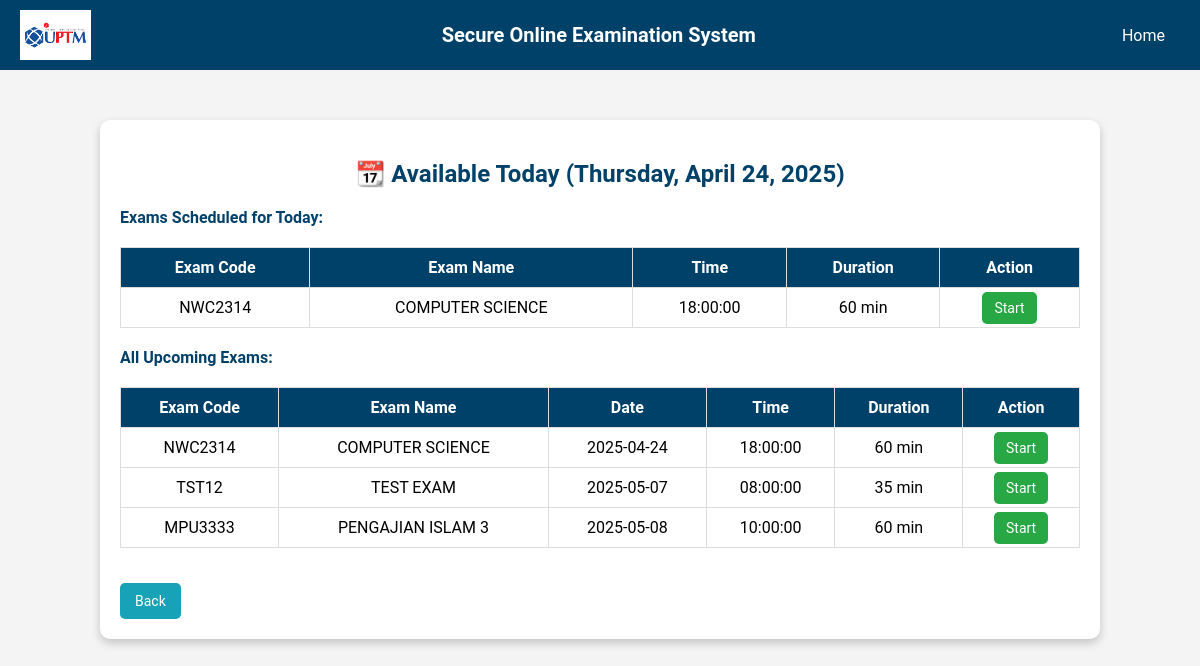
The page /available_exams.php (signed in) on the database its author committed.
### tables this page shows
CREATE TABLE `exams` (
  `exam_code` varchar(20) NOT NULL,
  `exam_name` varchar(100) NOT NULL,
  `exam_date` date NOT NULL,
  `exam_time` time NOT NULL,
  `duration` varchar(50) NOT NULL
);

### available_exams.php (the view, shortened to what this page needs)
<?php
include "db_connection.php";
$current_date = date("Y-m-d");
$todayExamQuery = $conn->query("SELECT * FROM exams WHERE exam_date = '$current_date' ORDER BY exam_time ASC");
$allExamQuery = $conn->query("SELECT * FROM exams ORDER BY exam_date ASC");
?>
<!DOCTYPE html>
<html lang="en">
<head>
</head>
<body>
<div class="container">
    <h2>📆 Available Today (<?php echo date("l, F j, Y"); ?>)</h2>
    <p class="section-title">Exams Scheduled for Today:</p>
    <table>
        <thead>
            <tr>
                <th>Exam Code</th>
                <th>Exam Name</th>
                <th>Time</th>
                <th>Duration</th>
                <th>Action</th>
            </tr>
        </thead>
        <tbody>
            <?php if ($todayExamQuery->num_rows > 0): ?>
                <?php while ($exam = $todayExamQuery->fetch_assoc()): ?>
                    <?php
                    $buttonClass = "btn";
                    $buttonText = "Start";
                    $buttonDisabled = false;
                    ?>
                    <tr>
                        <td><?php echo $exam["exam_code"]; ?></td>
                        <td><?php echo $exam["exam_name"]; ?></td>
                        <td><?php echo $exam["exam_time"]; ?></td>
                        <td><?php echo $exam["duration"]; ?> min</td>
                        <td>
                            <?php if ($buttonDisabled): ?>
                                <span class="<?php echo $buttonClass; ?>"><?php echo $buttonText; ?></span>
                            <?php else: ?>
                                <a href="start_exam.php?exam_code=<?php echo urlencode($exam['exam_code']); ?>" class="<?php echo $buttonClass; ?>"><?php echo $buttonText; ?></a>
                            <?php endif; ?>
                        </td>
                    </tr>
                <?php endwhile; ?>
            <?php else: ?>
                <tr><td colspan="5">No exams scheduled for today.</td></tr>
            <?php endif; ?>
        </tbody>
    </table>
    <p class="section-title">All Upcoming Exams:</p>
    <table>
        <thead>
            <tr>
                <th>Exam Code</th>
                <th>Exam Name</th>
                <th>Date</th>
                <th>Time</th>
                <th>Duration</th>
                <th>Action</th>
            </tr>
        </thead>
        <tbody>
            <?php while ($exam = $allExamQuery->fetch_assoc()): ?>
                <?php
                $buttonClass = "btn";
                $buttonText = "Start";
                $buttonDisabled = false;
                ?>
                <tr>
                    <td><?php echo $exam["exam_code"]; ?></td>
                    <td><?php echo $exam["exam_name"]; ?></td>
                    <td><?php echo $exam["exam_date"]; ?></td>
                    <td><?php echo $exam["exam_time"]; ?></td>
                    <td><?php echo $exam["duration"]; ?> min</td>
                    <td>
                        <?php if ($buttonDisabled): ?>
                            <span class="<?php echo $buttonClass; ?>"><?php echo $buttonText; ?></span>
                        <?php else: ?>
                            <a href="start_exam.php?exam_code=<?php echo urlencode($exam['exam_code']); ?>" class="<?php echo $buttonClass; ?>"><?php echo $buttonText; ?></a>
                        <?php endif; ?>
                    </td>
                </tr>
            <?php endwhile; ?>
        </tbody>
    </table>
    <a href="student_dashboard.php" class="back-btn">Back</a>
</div>
</body>
</html>

### navbar.php (style rules this page uses)
body { font-family: Arial, sans-serif; margin: 0; padding: 0; }

### available_exams.php (style rules this page uses)
body { font-family: 'Roboto', sans-serif; background-color: #f4f4f4; margin: 0; padding: 0; }
.container { width: 80%; margin: 50px auto; background: white; padding: 20px; border-radius: 10px; box-shadow: 0px 4px 10px rgba(0, 0, 0, 0.2); }
h2 { color: #00416a; text-align: center; margin-bottom: 20px; }
.section-title { text-align: left; color: #00416a; margin-bottom: 10px; font-weight: bold; }
table { width: 100%; border-collapse: collapse; margin: 20px 0; }
th, td { padding: 10px; text-align: center; border: 1px solid #ddd; }
th { background-color: #00416a; color: white; }
.btn { padding: 8px 12px; background-color: #28a745; color: white; border: none; border-radius: 5px; font-size: 14px; cursor: pointer; text-decoration: none; }
.back-btn { display: inline-block; margin-top: 15px; padding: 10px 15px; background-color: #17a2b8; color: white; border-radius: 5px; text-decoration: none; font-size: 14px; }

### rows shown on the page
exams: exam_code "NWC2314", exam_name "COMPUTER SCIENCE", exam_time "18:00:00", duration "60", buttonText "Start", exam_date "2025-04-24"
exams: exam_code "TST12", exam_name "TEST EXAM", exam_date "2025-05-07", exam_time "08:00:00", duration "35", buttonText "Start"
exams: exam_code "MPU3333", exam_name "PENGAJIAN ISLAM 3", exam_date "2025-05-08", exam_time "10:00:00", duration "60", buttonText "Start"
